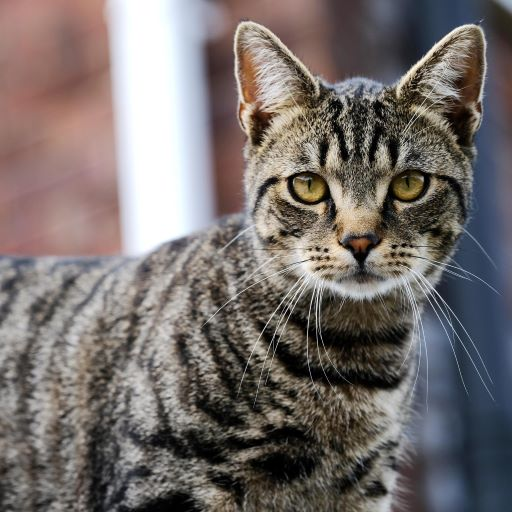
#> input picture Photos/cat.jpg, 512 x 512 px
$ jupyter execute thresholding.ipynb
#> lines starting #> are read from the running program, lines starting #| are printed output that depends on the picture; after the words box and inside, x2 and y2 are one past the last pixel; in counts of white or black regions, pixels touching at a corner belong together
[cell 1]
import cv2 as cv
import numpy as np
import matplotlib.pyplot as plt

[cell 2]
img = cv.imread("Photos/cat.jpg")
#> img is the input picture: shape (512, 512, 3); mean B, G, R 108.4, 110.5, 117.9

# Simple Thresholding
gray_img = cv.cvtColor(img,cv.COLOR_BGR2GRAY)
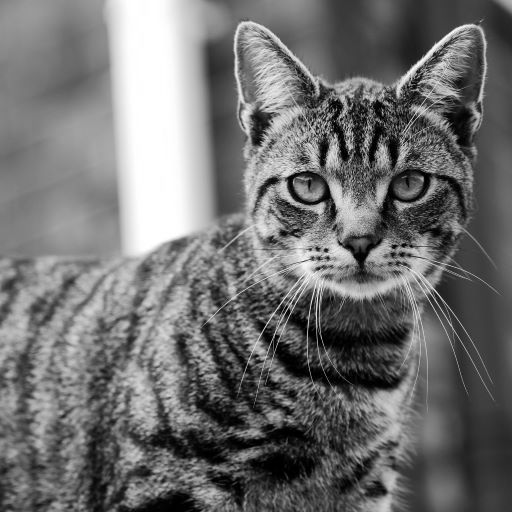
#> gray_img: shape (512, 512); min 0, max 255, mean 112.4

threshold, thresholded_img = cv.threshold(gray_img,100, 255, cv.THRESH_BINARY)
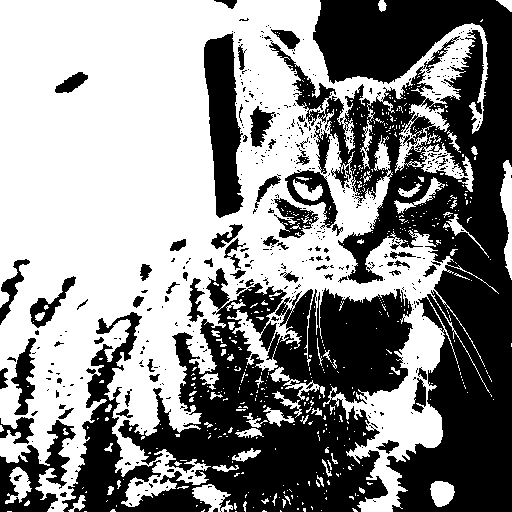
#> thresholded_img: shape (512, 512); 54.3% white; 465 black regions (399 under 20 px), largest, box (x1, y1, x2, y2) and area: (269, 0, 512, 512) 56122, (62, 268, 413, 512) 44892, (204, 33, 244, 218) 4771
cv.imshow("Thresholded Image",thresholded_img)

threshold, inverse_thresholded_img = cv.threshold(gray_img,100, 255, cv.THRESH_BINARY_INV)
cv.imshow("Inverse Thresholded Image",inverse_thresholded_img)

cv.waitKey(0)

[cell 3]
# Adaptive Thresholding
img = cv.imread("Photos/cat.jpg")
gray_img = cv.cvtColor(img,cv.COLOR_BGR2GRAY)
adaptive_threshold = cv.adaptiveThreshold(gray_img,255,cv.ADAPTIVE_THRESH_GAUSSIAN_C,cv.THRESH_BINARY,11,0)
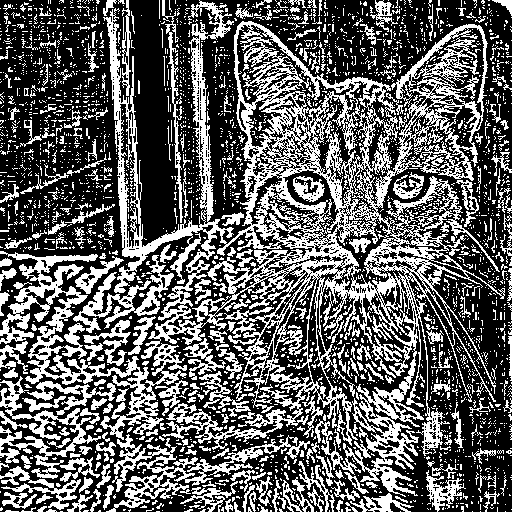
#> adaptive_threshold: shape (512, 512); 37.9% white; 2900 white regions (2590 under 20 px), largest, box (x1, y1, x2, y2) and area: (0, 0, 505, 497) 55434, (106, 434, 310, 512) 3216, (0, 376, 101, 479) 2362
cv.imshow("Adaptive Thresholded Image",adaptive_threshold)

cv.waitKey(0)

$ run again, with Photos/group.jpeg copied over Photos/cat.jpg
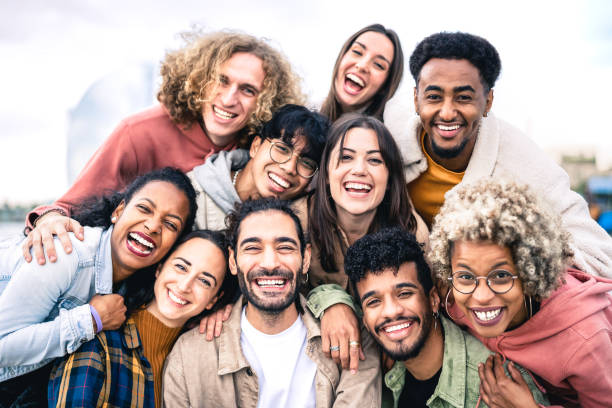
#> input picture Photos/group.jpeg, 612 x 408 px
#> img is the input picture: shape (408, 612, 3); mean B, G, R 156.2, 161.2, 181.9
#> `threshold, thresholded_img = cv.threshold(gray_img,100, 255, cv.THRESH..`:
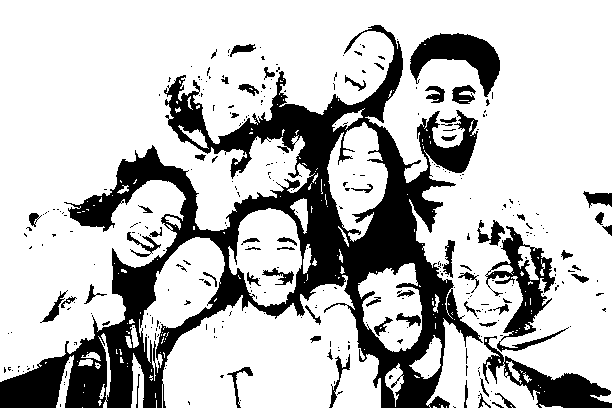
#> thresholded_img: shape (408, 612); 75.3% white; 330 black regions (267 under 20 px), largest, box (x1, y1, x2, y2) and area: (0, 25, 483, 408) 46750, (485, 226, 569, 352) 3004, (483, 336, 612, 408) 2955
#> `adaptive_threshold = cv.adaptiveThreshold(gray_img,255,cv.ADAPTIVE_THR..`:
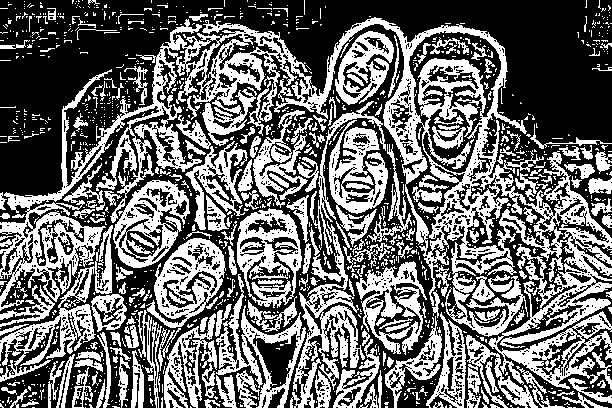
#> adaptive_threshold: shape (408, 612); 42.2% white; 1285 white regions (1065 under 20 px), largest, box (x1, y1, x2, y2) and area: (0, 17, 612, 390) 39878, (290, 221, 365, 408) 3956, (0, 225, 113, 382) 3358
